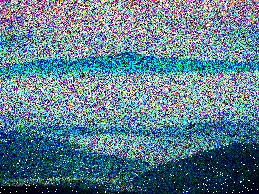
#> input picture noisy.jpg, 259 x 194 px
$ python NoiseFilter2.py
#> lines starting #> are read from the running program, lines starting #| are printed output that depends on the picture
import cv2
import numpy as np
import matplotlib.pyplot as plt


# Load image
img = cv2.imread("noisy.jpg")
#> img is the input picture: shape (194, 259, 3); mean B, G, R 141.7, 125.4, 93.3


img_float = img.astype(np.float32)
mean = cv2.blur(img_float, (3,3))
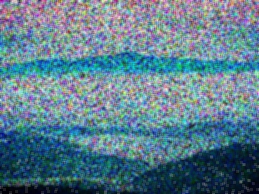
#> mean: shape (194, 259, 3) float32; mean B, G, R 141.7, 125.4, 93.3
diff = np.abs(img_float - mean)
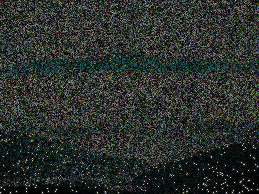
#> diff: shape (194, 259, 3) float32; mean B, G, R 45.4, 48.7, 43.6
threshold = 70 #can have a seperate thresshold for each colour but doesn't help.
               #since all colours are almost equal in noise
mask = diff > threshold
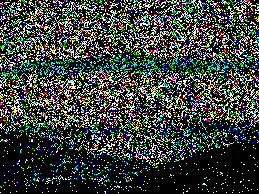
#> mask: shape (194, 259, 3) bool; mean B, G, R 0.225, 0.258, 0.215
img_float[mask] = mean[mask]
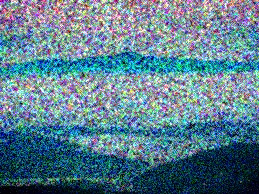
#> img_float: shape (194, 259, 3) float32; mean B, G, R 143.5, 127, 92.8
adaptive = np.uint8(img_float)


cv2.imshow("Original",img)
cv2.imshow("Adaptive",adaptive)


cv2.waitKey(0)
cv2.destroyAllWindows()


cv2.imwrite("noisy_cleaned.jpg",adaptive)


print("Processing complete. Cleaned image saved as 'noisy_cleaned.jpg'")
